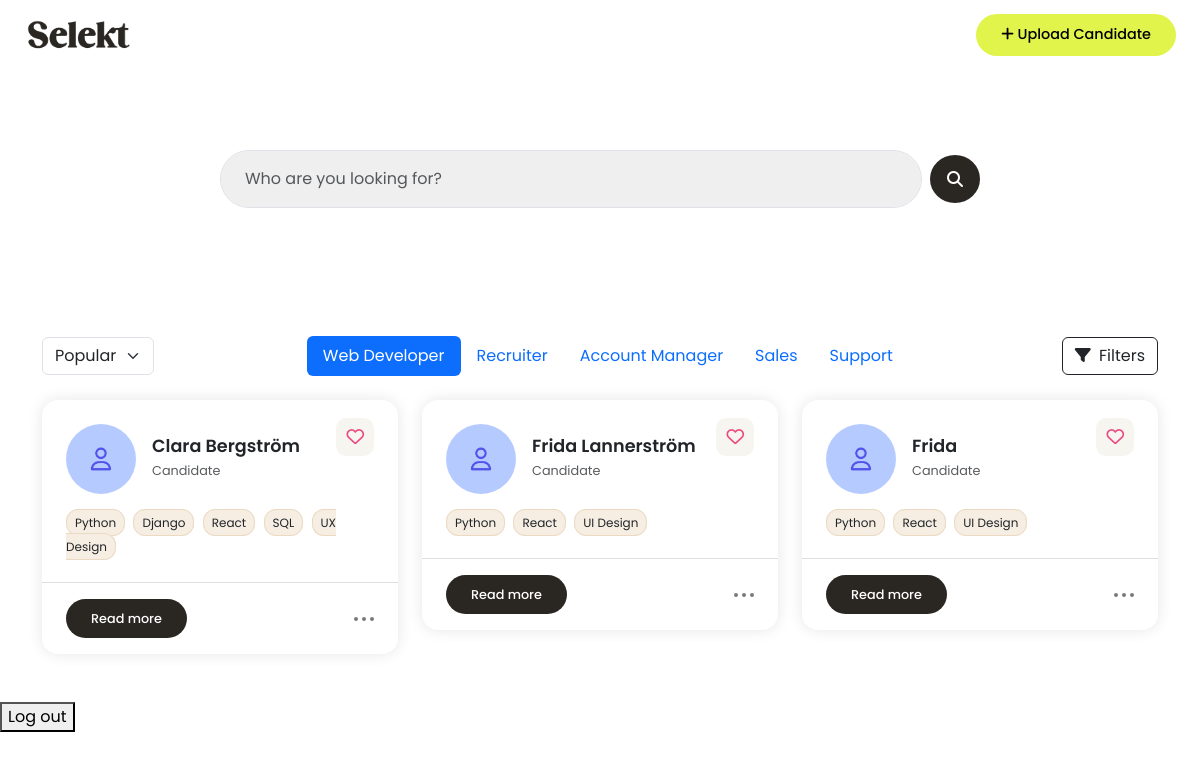
The app's page /dashboard/ (signed in), older data.
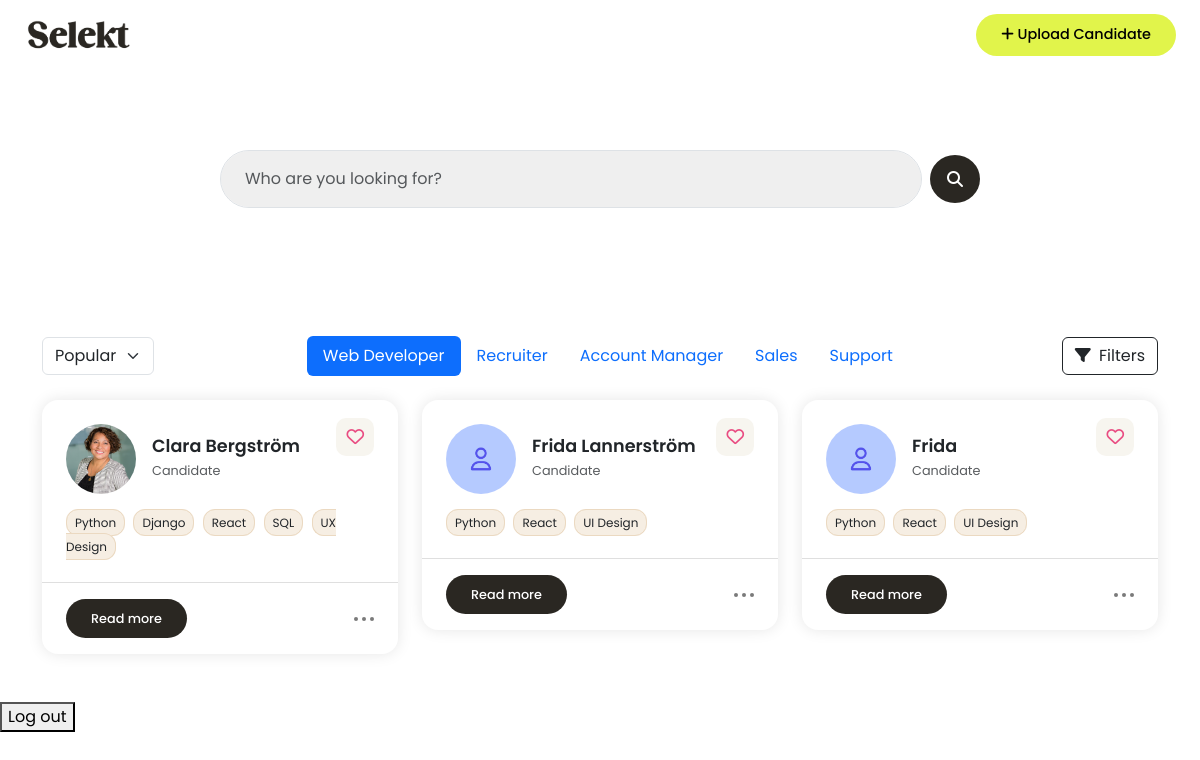
The same page, newer data.
### candidates/models.py (models this page shows, shortened)
class Candidate(models.Model):
    user = models.ForeignKey(User, on_delete=models.CASCADE)
    name = models.CharField(max_length=100)
    email = models.EmailField()
    phone_number = models.CharField(max_length=20, blank=True)
    job_title = models.CharField(max_length=100, blank=True)
    profile_summary = models.TextField(blank=True)
    work_experience = models.TextField(blank=True)
    education = models.TextField(blank=True)
    location = models.CharField(max_length=100, blank=True)
    links = models.CharField(max_length=255, blank=True, help_text="e.g. LinkedIn, GitHub URLs")
    profile_image = models.ImageField(upload_to='profile_images/', blank=True, null=True)
    other = models.TextField(blank=True)
    notes = models.TextField(blank=True)
    top_skills = models.CharField(
        max_length=255,
        blank=True,
        help_text="Write top skills separated by commas (e.g. Communication, Leadership, SQL)"
    )
    uploaded_at = models.DateTimeField(auto_now_add=True)

### candidates/views.py (the view)
# urls.py: path('dashboard/', candidate_views.dashboard, name='dashboard'),
@login_required
def dashboard(request):
    candidates = Candidate.objects.filter(user=request.user).order_by('-uploaded_at')[:5]
    for candidate in candidates:
        candidate.skill_list = [skill.strip() for skill in candidate.top_skills.split(',')]
    return render(request, 'dashboard.html', {'candidates': candidates})

### templates/dashboard.html (shortened to what this page needs)
{% extends "base.html" %}
{% load static %}
{% block content %}
<div class="container hero">
    <form class="d-flex align-items-center gap-2 w-100 candidate-search">
      <input type="text" class="form-control px-4 py-3 border-1 shadow-none" placeholder="Who are you looking for?">
      <button class="btn button-base scn-button d-flex justify-content-center align-items-center rounded-circle" type="submit">
        <i class="fas fa-search"></i>
      </button>
    </form>
</div>
<div class="container py-5">
  <div class="d-flex justify-content-between align-items-center mb-4 flex-wrap gap-3">
    <select class="form-select w-auto">
      <option selected>Popular</option>
    </select>
    <ul class="nav nav-pills justify-content-center flex-grow-1">
      <li class="nav-item"><a class="nav-link active" href="#">Web Developer</a></li>
      <li class="nav-item"><a class="nav-link" href="#">Recruiter</a></li>
      <li class="nav-item"><a class="nav-link" href="#">Account Manager</a></li>
      <li class="nav-item"><a class="nav-link" href="#">Sales</a></li>
      <li class="nav-item"><a class="nav-link" href="#">Support</a></li>
    </ul>
    <button class="btn btn-outline-dark">
      <i class="fas fa-filter me-1"></i> Filters
    </button>
  </div>
  {% if candidates %}
  <div class="row g-4">
    {% for candidate in candidates %}
    <div class="col-md-4 col-sm-6">
      <div class="candidate-card bg-white position-relative">
        <div class="position-absolute top-0 end-0 p-4">
          <span class="heart-icon"><i class="fa-regular fa-heart"></i></span>
        </div>
        <div class="px-4 pt-4 pb-2">
          <div class="d-flex align-items-center gap-3 mb-3">
            {% if candidate.profile_image %}
            <img src="{{ candidate.profile_image.url }}" alt="Profile Image" />
        {% else %}
        <img src="{% static 'media/images/user-pic.png' %}" alt="Profile Image" />
          {% endif %}
            <div>
              <h4 class="mb-0">{{ candidate.name }}</h4>
              <small class="text-muted">{{ candidate.title|default:'Candidate' }}</small>
            </div>
          </div>
          <div class="skill-container">
            {% for skill in candidate.skill_list %}
            <span class="skill-badge">{{ skill }}</span>
          {% endfor %}
          </div>
        </div>
        <hr>
        <div class="d-flex justify-content-between align-items-center px-4 pb-3">
          <a href="#" onclick="openCandidateModal({{ candidate.id|escapejs }})" class="btn button-base scn-button read-btn">Read more</a>
          <div class="dot-menu">
            <span class="dot"></span>
            <span class="dot"></span>
            <span class="dot"></span>
          </div>
        </div>
      </div>
    </div>
    {% endfor %}
  </div>
  {% else %}
    <p>No candidates yet.</p>
  {% endif %}
</div>
  <form action="{% url 'logout' %}" method="post">
    <button type="submit">Log out</button>
  </form>
{% endblock %}

Row changes from the older to the newer data that the page shows:
changed Candidate "Clara Bergström": profile_image: picture added
